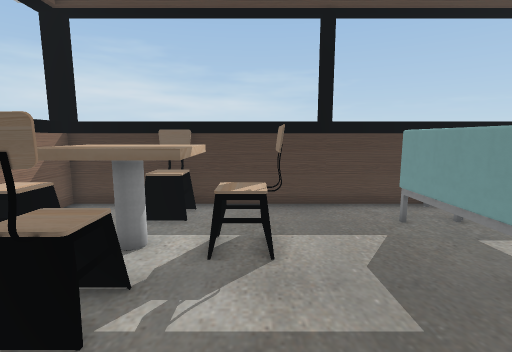
[1] (above)

17 first-person views from a walk through a 3-D level made in the Unity game engine. The camera is 1.3 m above the floor, tilts 8° down and sees 85° across. The floor is counted in squares, 0.5 m on a side. Each view is taken from the middle of a square. On the plan, view 1 faces up. The plan holds only what a view shows up to about 19 squares ahead; the rest is blank. The player is left out. Door leaves are left out, so doorways stand open. Some surface patterns are stand-ins.

[2]
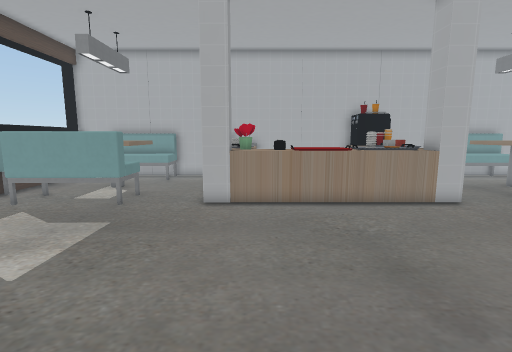

[3]
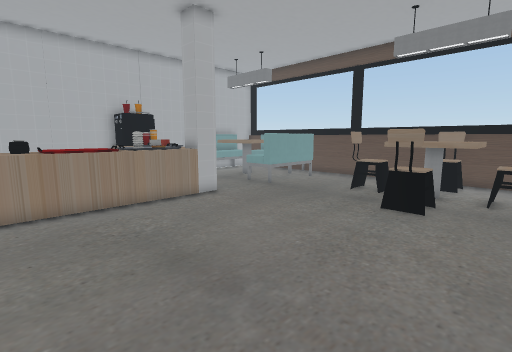

[4]
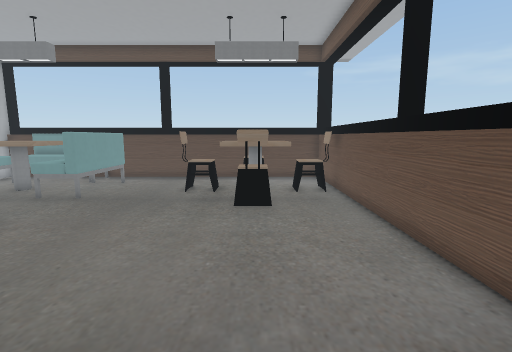

[5]
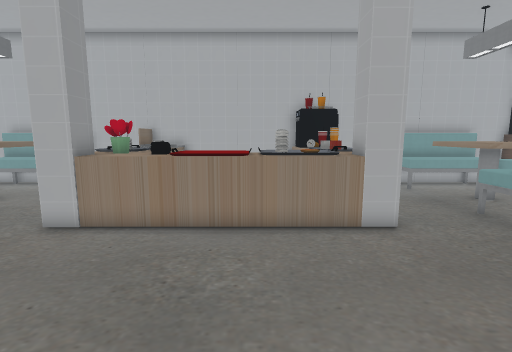

[6]
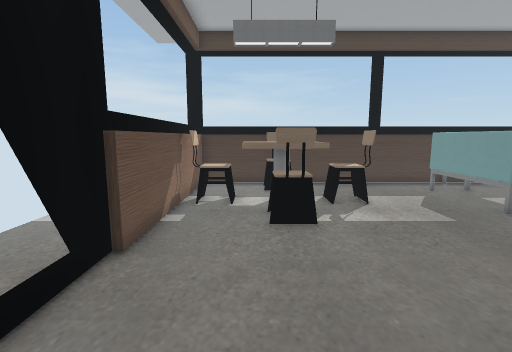

[7]
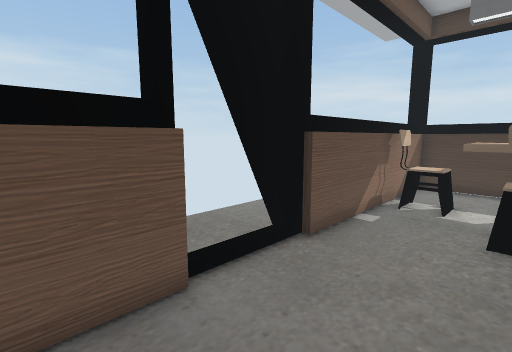

[8]
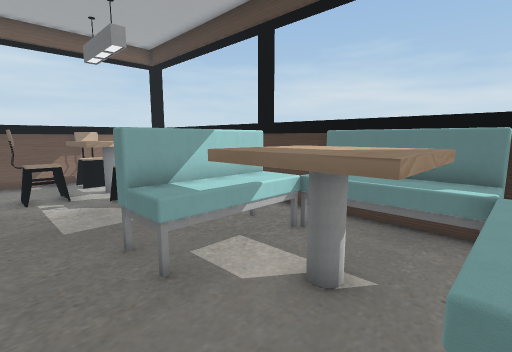

[9]
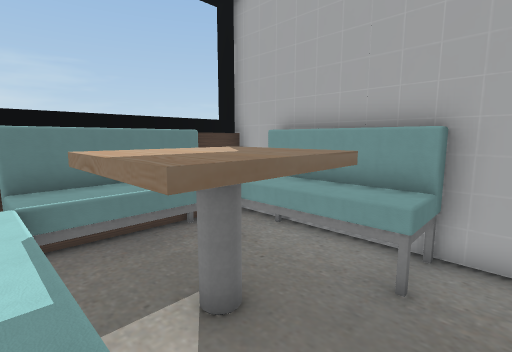

[10]
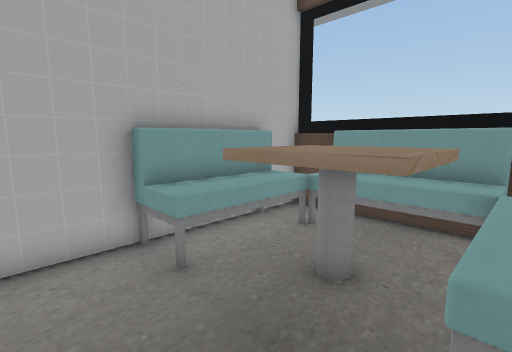

[11]
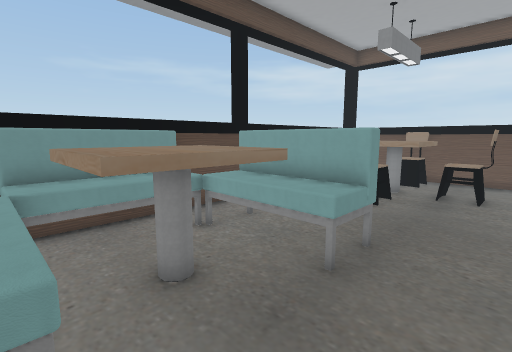

[12]
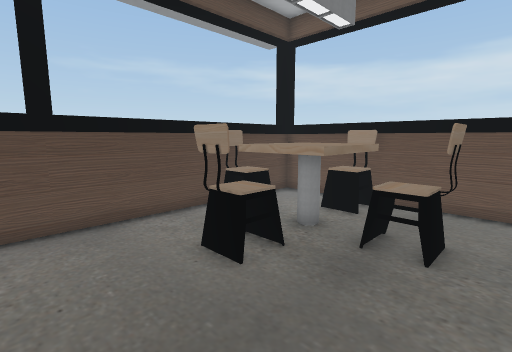

[13]
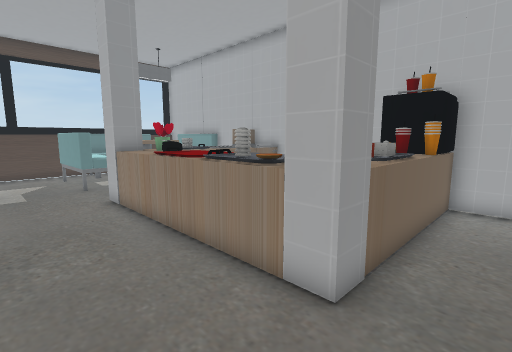

[14]
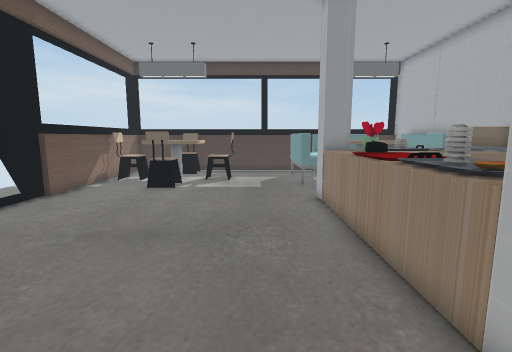

[15]
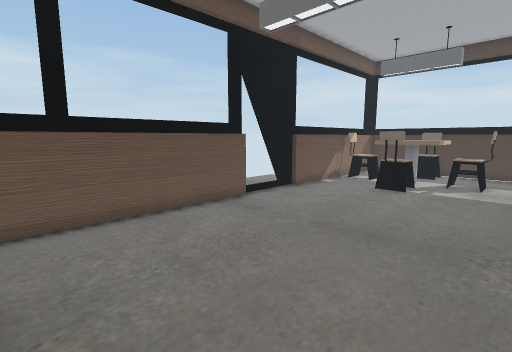

[16]
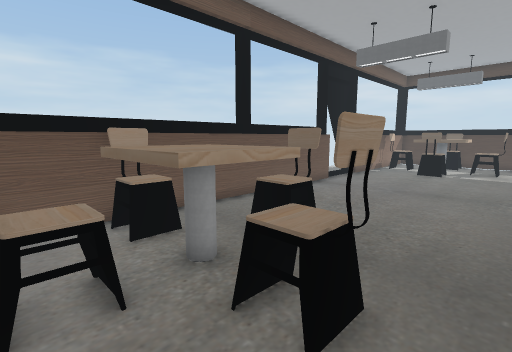

[17]
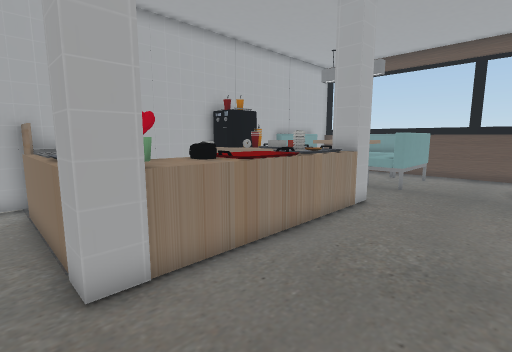

### Floor plan
Key: @ floor where view 1 was taken; # wall or solid block; . floor; D open door; ^ raised ledge; C chair; B bench; T table; P pillar; R printer; M machine; O other object.
Columns run from 10 left of view 1 to 13 right of it. Each row starts with its distance up from view 1.
 11   ######################
 10    #...CC       BBBBBB #
  9    #...CC.......BBBBB  #
  8    #..   .....BBBTTTTBB#
  7    #CCTTTCCC..BBBTTTTBB#
  6    #CCTTTCCC..BBBTTTTBB#
  5    #..TTTT....BBBTTTTBB#
  4    #...CC......BB....BB#
  3    #...CC..............#
  2 .. #...................#
  1 ..##...........PTTTTTT^#
  0 ..DD......@....#TT  OT ^
 -1 ..DD...........TTTTTTT^#
 -2  .DD...........TRT     #
 -3   ##...........T       #
 -4    #...........T       #
 -5    #...........TT      #
 -6    #...........TO      #
 -7    #...........T  TTTMM#
 -8    #...........PTTO TMM#
 -9   ##...........PTTTTTMM#
-10   ##...................#
-11    #...CC..............#
-12    #...CC............. #
-13    #..TCT.....BBBTTTTBB#
-14    #CCTTTCC...BBBTTTTBB#
-15    #CCTTTCCC..BBBTTTTBB#
-16    #..TTTT....BBBTTTTBB#
-17    #...CC......BBBBBBBB#
-18    #...CC.......BBBBBB.#
-19   ######################

Positions as (right, up) in squares from view 1, and headings:
1: (0, 0), facing up
2: (-6, -1), facing right
3: (-6, -1), facing down-right
4: (-3, -1), facing down
5: (-3, -5), facing right
6: (-4, -5), facing up
7: (-3, -5), facing up-left
8: (11, 2), facing up-left
9: (6, 3), facing up-right
10: (6, -10), facing down-right
11: (11, -10), facing down-left
12: (4, -10), facing down-left
13: (1, -11), facing up-right
14: (2, -11), facing up
15: (2, -11), facing up-left
16: (2, -18), facing up-left
17: (0, 2), facing down-right
